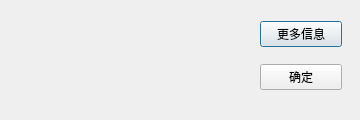
<?xml version="1.0" encoding="UTF-8"?>
<ui version="4.0">
 <class>AboutWindow</class>
 <widget class="QDialog" name="AboutWindow">
  <property name="geometry">
   <rect>
    <x>0</x>
    <y>0</y>
    <width>360</width>
    <height>120</height>
   </rect>
  </property>
  <property name="windowTitle">
   <string>Dialog</string>
  </property>
  <widget class="QWidget" name="layoutWidget">
   <property name="geometry">
    <rect>
     <x>260</x>
     <y>10</y>
     <width>82</width>
     <height>91</height>
    </rect>
   </property>
   <layout class="QVBoxLayout" name="verticalLayout">
    <item>
     <widget class="QPushButton" name="pushButton">
      <property name="text">
       <string>更多信息</string>
      </property>
      <property name="default">
       <bool>true</bool>
      </property>
      <property name="flat">
       <bool>false</bool>
      </property>
     </widget>
    </item>
    <item>
     <widget class="QPushButton" name="pushButton_2">
      <property name="text">
       <string>确定</string>
      </property>
      <property name="flat">
       <bool>false</bool>
      </property>
     </widget>
    </item>
   </layout>
  </widget>
  <widget class="QLabel" name="label">
   <property name="geometry">
    <rect>
     <x>20</x>
     <y>10</y>
     <width>231</width>
     <height>91</height>
    </rect>
   </property>
   <property name="font">
    <font>
     <family>Segoe UI</family>
    </font>
   </property>
   <property name="autoFillBackground">
    <bool>false</bool>
   </property>
   <property name="text">
    <string/>
   </property>
  </widget>
 </widget>
 <resources/>
 <connections/>
</ui>
